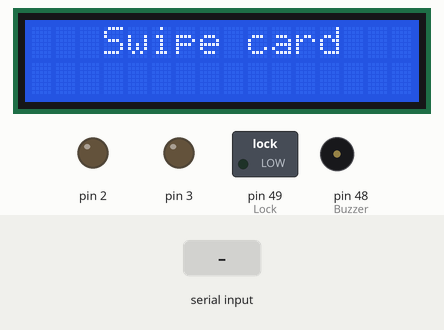
Bench run of a sketch on a simulated Arduino Mega 2560, built with avr-gcc and run on an emulated ATmega2560. Parts: 16×2 character LCD, switched loads named in the sketch (green lamp = pin HIGH), output pins drawn as LEDs (lit = HIGH), buzzer (waves = sounding, pin HIGH). The inputs (shaded band) are chosen by the test bench. The modem accepts every AT command (registered, SIM ready, sends succeed) and sends nothing else; what the sketch prints to the serial monitor is not drawn.

Above: at 1.2 s.
1.3 s: "2\n" received over Serial
At 2.5 s:
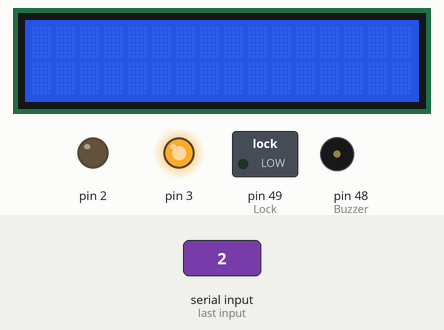
2.9 s: "1\n" received over Serial
At 3.9 s:
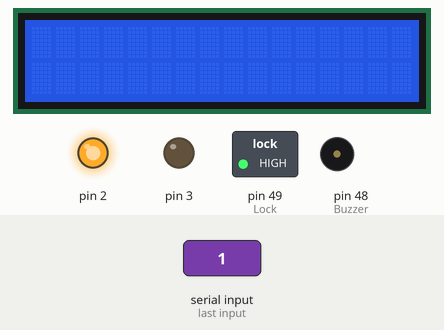
At 5.2 s:
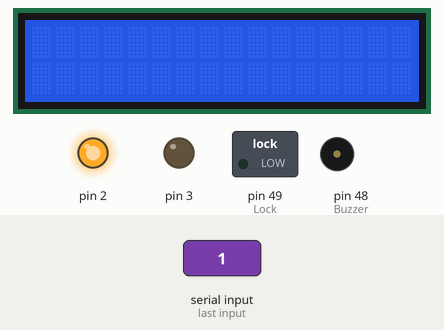
Timing chart, 0 to 6.7 s (numbered marks = the images above; inputs shaded):
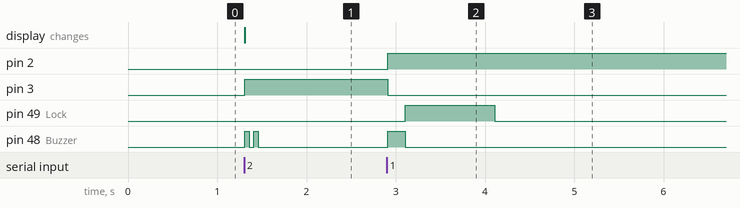

Measured:
- after the input at 1.3 s, pin 3: LOW → HIGH at once; pin 48 (Buzzer): alternates HIGH for 0.05 s and LOW for 0.05 s, 4 changes in all, then stays LOW, starting at once; the display: changes at once (image 1)
- after the input at 2.9 s, pin 2: LOW → HIGH at once; pin 3: HIGH → LOW at once; pin 49 (Lock): LOW → HIGH after 0.21 s, → LOW 1.0 s later; pin 48 (Buzzer): LOW → HIGH at once, → LOW 0.20 s later

The sketch:

Arduino_final_code_for_fyp.ino
```cpp
#include <SoftwareSerial.h>
#include <String.h>
SoftwareSerial mySerial(40, 41);

#include <LiquidCrystal.h>
LiquidCrystal lcd(12, 11, 10, 9, 8, 7);

//String str;
int x;
String inData;

String num; // sms number
String txt; // sms txt
String dis;
String chk;

int count = 0;

void setup() {

   mySerial.begin(19200);  // the GPRS baud rate
 //  delay(500);

    lcd.begin(16, 2);
    lcd.print("   Swipe card");

    Serial.begin(9600);
    Serial.setTimeout(5);

    Serial1.begin(9600);
    Serial2.begin(9600);

    pinMode(2, OUTPUT);
    pinMode(3, OUTPUT);
    pinMode(48, OUTPUT);  // Buzzer
    pinMode(49, OUTPUT); // Lock
}

void loop() {

if (Serial.available()>0)
       {
        x = Serial.parseInt(); // gets the first integer in the incomming serial data, (only 1st int wil be taken.. other integers are skipped after the 1st one)
        inData = Serial.readString();
        //dis = inData.substring(0,15);  // inside brackets we can give a range , start to end of string (2,15) then it will print string in between 2 and 5
        // str = Serial.readStringUntil('.'); //This reads the string after the 1st space in the serial
        chk = inData.substring(0,1);


     // access granted
  if(x == 1){
         dis = inData.substring(0,15);
          lcd.clear();
          lcd.print(dis);

         digitalWrite(3, LOW);
         digitalWrite(2, HIGH);

       // Buzzer
         digitalWrite(48, HIGH);
         delay(200);
         digitalWrite(48, LOW);

       // Open door
         digitalWrite(49, HIGH);
         delay(1000);
         digitalWrite(49, LOW);
       // end open door

       }

   // Access denied
   if(x == 2)
       {
         dis = inData.substring(0,15);
         lcd.clear();
         lcd.print(dis);

          num = inData.substring(15,27);
          txt = inData.substring(28,150);


         digitalWrite(2, LOW);
         digitalWrite(3, HIGH);

         // Buzzer
         digitalWrite(48, HIGH);
         delay(50);
         digitalWrite(48, LOW);
         delay(50);
         digitalWrite(48, HIGH);
         delay(50);
         digitalWrite(48, LOW);
          // Buzzer end

         SendTextMessage();
       }

// sms Lec attendance
   if(chk.equals("v")) {

     // substracted 10 from count... to identify count differently... without affecting led blick or any other chk value
     x=x-10;

         dis = inData.substring(1,16);
         lcd.clear();
          lcd.print(dis);

         digitalWrite(3, HIGH);
         digitalWrite(2, HIGH);

         //Buzzer
         digitalWrite(48, HIGH);
         delay(200);
         digitalWrite(48, LOW);
        // end buzzer

        // Open door
         digitalWrite(49, HIGH);
         delay(1000);
         digitalWrite(49, LOW);
       // end open door

        int n = 18;
        int y = 12;
        int w;

     int numCount = 14*x;

      int txtStrt = 17+(numCount);
      int txtEnd = txtStrt + 150;

      int xcount = 0;
      txt = inData.substring(txtStrt,txtEnd);

         while(xcount<x){
           xcount++;

           w=n+y;
           num = inData.substring(n,w);

           SendTextMessage();
           n=w+2;
           delay(4000);
          }
       }

// sms schedule change

      if(chk.equals("t")) {

        // substracted 10 from count... to identify count differently... without affecting led blick or any other chk value
        x=x-10;

        lcd.clear();
        lcd.print("Schedule changed");
        delay(1000);

        int n = 29;
        int y = 12;
        int w;

     int numCount = 14*x;

      int txtStrt = 28+(numCount);
      int txtEnd = txtStrt + 100;

      int xcount = 0;
      txt = inData.substring(txtStrt,txtEnd);

         while(xcount<x){
           xcount++;

           w=n+y;
           num = inData.substring(n,w);

           SendTextMessage();
           n=w+2;
           delay(4000);
          }

       }

// end of sms schedule change

 }

// >> Start rfid read function  >>>>>>>>>>>>>>>>>>>>>>>>>>> and send to java
if(Serial1.available()) {
      if(count==0){
       Serial.print("Lab1_");
      }

      int i = Serial1.read();
      Serial.print(i);
      count++;
      }
        if(count==4){
        Serial.println("");
        count=0;
      }

if(Serial2.available()) {
        if(count==0){
        Serial.print("Lab2_");
        }

       int i = Serial2.read();
       Serial.print(i);
       count++;
       }
        if(count==4){
        Serial.println("");
        count=0;
       }
}


void SendTextMessage()
{
     mySerial.print("AT+CMGF=1\r");    //Because we want to send the SMS in text mode
     delay(100);
     mySerial.println("AT + CMGS = \""+num+"\"");//send sms message, be careful need to add a country code before the cellphone number
     delay(100);
     mySerial.println(""+txt+"");//the content of the message
     delay(100);
     mySerial.println((char)26);//the ASCII code of the ctrl+z is 26
     delay(100);
     mySerial.println();
}
```
